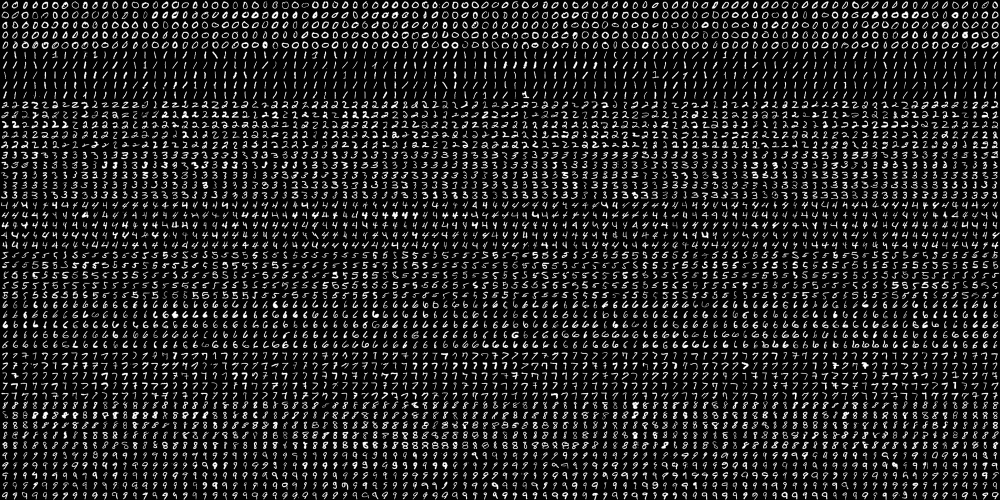
#> input picture day08/digits.png, 2000 x 1000 px (shown at 1/2 size)
$ python svm_mnist_hog_train.py
#> lines starting #> are read from the running program, lines starting #| are printed output that depends on the picture
### day08/mlist.py
import numpy as np, cv2
from sampledownload import get_sample
data = None  # 이미지 데이타 셋
k = list(range(10)) # [0,1,2,3,4,5,6,7,8,9] 레이블 셋

# 이미지 데이타 읽어들이는 함수 ---①
def load():
    global data
    # 0~9 각각 500(5x100)개, 총5000(50x100)개, 한 숫자당 400(20x20)픽셀
    image = cv2.imread(get_sample('digits.png',repo ='insightbook'))
#> image is the input picture: shape (1000, 2000, 3); min 0, max 255, mean 33.8
    gray = cv2.cvtColor(image,cv2.COLOR_BGR2GRAY)
    # 숫자 한개(20x20)씩 구분하기 위해 행별(50)로 나누고 열별(100)로 나누기
    cells = [np.hsplit(row,100) for row in np.vsplit(gray,50)]
#> cells = 50 items
    # 리스트를 NumPy 배열로  변환 (50 x 100 x 20 x 20 )
    data = np.array(cells)

# 모든 숫자 데이타 반환 ---②
def getData(reshape=True):
    if data is None: load() # 이미지 읽기 확인
    # 모든 데이타를 N x 400 형태로 변환
    if reshape:
        full = data.reshape(-1, 400).astype(np.float32) # 5000x400
    else:
        full = data
    labels = np.repeat(k,500).reshape(-1,1)  # 각 숫자당 500번 반복(10x500)
    return (full, labels)

# 훈련용 데이타 반환 ---③
def getTrain(reshape=True):
    if data is None: load() # 이미지 읽기 확인
    # 50x100 중에 90열만 훈련 데이타로 사용
    train = data[:,:90]
    if reshape:
        # 훈련 데이타를 N X 400으로 변환
        train = train.reshape(-1,400).astype(np.float32) # 4500x400
    # 레이블 생성
    train_labels = np.repeat(k,450).reshape(-1,1) # 각 숫자당 45번 반복(10x450)
    return (train, train_labels)

# 테스트용 데이타 반환 ---④
def getTest(reshape=True):
    if data is None: load()
    # 50x100 중에 마지막 10열만 훈련 데이타로 사용
    test = data[:,90:100]
    # 테스트 데이타를 N x 400으로 변환
    if reshape:
        test = test.reshape(-1,400).astype(np.float32) # 500x400
    test_labels = np.repeat(k,50).reshape(-1,1)
    return (test, test_labels)


# 손글씨 숫자 한 개를 20x20 로 변환후에 1x400 형태로 변환 ---⑤
def digit2data(src, reshape=True):
    h, w = src.shape[:2]
    square = src
    # 정사각형 형태로 만들기
    if h > w:
        pad = (h - w)//2
        square = np.zeros((h, h), dtype=np.uint8)
        square[:, pad:pad+w] = src
    elif w > h :
        pad = (w - h)//2
        square = np.zeros((w, w), dtype=np.uint8)
        square[pad:pad+h, :] = src
    # 0으로 채워진 20x20 이미지 생성
    px20 = np.zeros((20,20), np.uint8)
    # 원본을 16x16으로 축소해서 테두리 2픽셀 확보
    px20[2:18, 2:18] = cv2.resize(square, (16,16), interpolation=cv2.INTER_AREA)
    if reshape:
        # 1x400형태로 변환
        px20 = px20.reshape((1,400)).astype(np.float32)
    return px20

### day08/svm_mnist_hog_train.py
import cv2
import numpy as np
import mlist as mnist
import time

# 기울어진 숫자를 바로 세우기 위한 함수 ---①
affine_flags = cv2.WARP_INVERSE_MAP|cv2.INTER_LINEAR
def deskew(img):
    m = cv2.moments(img)
    if abs(m['mu02']) < 1e-2:
        return img.copy()
    skew = m['mu11']/m['mu02']
    M = np.float32([[1, skew, -0.5*20*skew], [0, 1, 0]])
    img = cv2.warpAffine(img,M,(20, 20),flags=affine_flags)
    return img

# HOGDescriptor를 위한 파라미터 설정 및 생성---②
winSize = (20,20)
blockSize = (10,10)
blockStride = (5,5)
cellSize = (5,5)
nbins = 9
hogDesc = cv2.HOGDescriptor(winSize,blockSize,blockStride,cellSize,nbins)

if __name__ =='__main__':
    # MNIST 이미지에서 학습용 이미지와 테스트용 이미지 가져오기 ---③
    train_data, train_label  = mnist.getTrain(reshape=False)
#> train_label = 4500 values from 0 to 9
    test_data, test_label = mnist.getTest(reshape=False)
#> test_label = 500 values from 0 to 9
    # 학습 이미지 글씨 바로 세우기 ---④
    deskewed = [list(map(deskew,row)) for row in train_data]
#> in deskew, `m = cv2.moments(img)`: m = moments, m00 16057, centre m10/m00, m01/m00 = (9.95, 9.55)
#> in deskew, `skew = m['mu11']/m['mu02']`: skew = -0.347
#> in deskew, `M = np.float32([[1, skew, -0.5*20*skew], [0, 1, 0]])`: M = [[1, -0.347, 3.47], [0, 1, 0]]
#> in deskew (call 20), `m = cv2.moments(img)`: m = moments, m00 19153, centre m10/m00, m01/m00 = (9.69, 9.95)
#> in deskew (call 20), `m = cv2.moments(img)`:
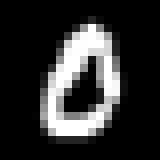
#> img: shape (20, 20) (shown 8 times larger); min 0, max 255, mean 47.9
#> in deskew (call 20), `skew = m['mu11']/m['mu02']`: skew = -0.172
#> in deskew (call 20), `M = np.float32([[1, skew, -0.5*20*skew], [0, 1, 0]])`: M = [[1, -0.172, 1.72], [0, 1, 0]]
#> in deskew (call 20), `img = cv2.warpAffine(img,M,(20, 20),flags=affine_flags)`:
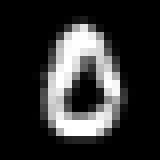
#> img: shape (20, 20) (shown 8 times larger); min 0, max 255, mean 47.9
#> in deskew (call 21), `m = cv2.moments(img)`: m = moments, m00 16139, centre m10/m00, m01/m00 = (10.21, 9.57)
#> in deskew (call 21), `m = cv2.moments(img)`:
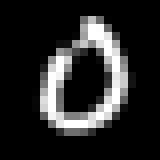
#> img: shape (20, 20) (shown 8 times larger); min 0, max 255, mean 40.3
#> in deskew (call 21), `skew = m['mu11']/m['mu02']`: skew = -0.19
#> in deskew (call 21), `M = np.float32([[1, skew, -0.5*20*skew], [0, 1, 0]])`: M = [[1, -0.19, 1.9], [0, 1, 0]]
#> in deskew (call 21), `img = cv2.warpAffine(img,M,(20, 20),flags=affine_flags)`:
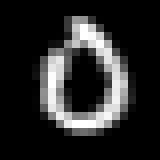
#> img: shape (20, 20) (shown 8 times larger); min 0, max 255, mean 40.4
#> in deskew (call 22), `m = cv2.moments(img)`: m = moments, m00 18776, centre m10/m00, m01/m00 = (9.7, 10.1)
#> in deskew (call 22), `m = cv2.moments(img)`:
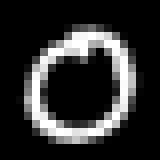
#> img: shape (20, 20) (shown 8 times larger); min 0, max 255, mean 46.9
#> in deskew (call 22), `skew = m['mu11']/m['mu02']`: skew = -0.148
#> in deskew (call 22), `M = np.float32([[1, skew, -0.5*20*skew], [0, 1, 0]])`: M = [[1, -0.148, 1.48], [0, 1, 0]]
#> in deskew (call 22), `img = cv2.warpAffine(img,M,(20, 20),flags=affine_flags)`:
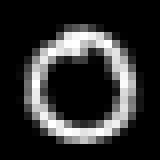
#> img: shape (20, 20) (shown 8 times larger); min 0, max 255, mean 46.9
#> in deskew (call 23), `m = cv2.moments(img)`: m = moments, m00 19850, centre m10/m00, m01/m00 = (9.78, 9.72)
#> in deskew (call 23), `m = cv2.moments(img)`:
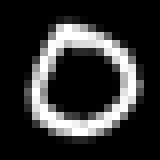
#> img: shape (20, 20) (shown 8 times larger); min 0, max 255, mean 49.6
#> in deskew (call 23), `skew = m['mu11']/m['mu02']`: skew = -0.0161
#> in deskew (call 23), `M = np.float32([[1, skew, -0.5*20*skew], [0, 1, 0]])`: M = [[1, -0.0161, 0.161], [0, 1, 0]]
#> deskewed = 50 items
    # 학습 이미지 HOG 계산 ---⑤
    hogdata = [list(map(hogDesc.compute,row)) for row in deskewed]
#> hogdata = 50 items
    train_data = np.float32(hogdata)
    print('SVM training started...train data:', train_data.shape)
#> (printed output is left out)
#> (the run stopped early here; a loop or call above may not have finished)
